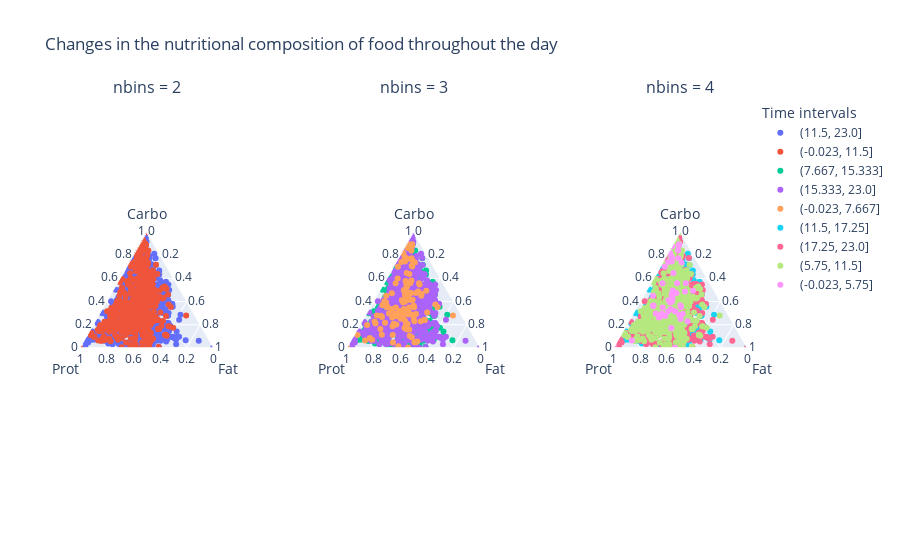

The cell this chart's notebook holds for it:
### Markdown cell above
### Inference
The graph shows that meal_type_n = 4, which corresponds to snacks associated with a high glycemic index (gi) and carbohydrates (carbo). It is logical to assume that during snacks, patients used sugar-containing products as part of their meals. It might also make sense to break down meal times into more categories and see if we can visually separate the classes on a ternary plot.

### Code cell
from plotly.subplots import make_subplots
import plotly.graph_objects as go
from sklearn.preprocessing import LabelEncoder

nbins = 4
fig = make_subplots(rows=1, cols=nbins-1,
                    specs=[[{'type': 'ternary'} for n in range(nbins-1)]],
                    subplot_titles=[f'nbins = {n+2}' for n in range(nbins-1)],
                    horizontal_spacing=.2)

for n in range(2, nbins+1):
    binned_daytime = pd.cut(data['daytime'], bins=n)
    df = pd.concat([data['carbo'], data['prot'], data['fat'], binned_daytime], axis=1)
    df[['carbo', 'prot', 'fat']] = scaler.fit_transform(df[['carbo', 'prot', 'fat']])
    daytimes = df['daytime'].unique()
    encoder = LabelEncoder()
    colors = encoder.fit_transform(daytimes)
    for i, daytime in enumerate(daytimes):
        mask = df['daytime'] == daytime
        fig.add_trace(go.Scatterternary(a=df.loc[mask, 'carbo'],
                                        b=df.loc[mask, 'prot'],
                                        c=df.loc[mask, 'fat'],
                                        mode='markers',
                                        name=str(daytime),
                                        marker={'color': colors[i]}),
                                        row=1, col=n-1)
    fig.update_ternaries(aaxis_title='Carbo', baxis_title='Prot', caxis_title='Fat', row=1, col=n-1)
fig.update_layout(title='Changes in the nutritional composition of food throughout the day', legend_title='Time intervals')
fig.show()

### Figure 1 — Plotly figure (JSON) as saved in the notebook; plotly's stock layout.template omitted (floating-point values rounded to 4 significant figures; data arrays with more than 128 entries replaced by an {"elided": "..."} marker saying what was removed)
{"data": [{"a": {"elided": "1983 float values"}, "b": {"elided": "1983 float values"}, "c": {"elided": "1983 float values"}, "marker": {"color": 1}, "mode": "markers", "name": "(11.5, 23.0]", "subplot": "ternary", "type": "scatterternary"}, {"a": {"elided": "717 float values"}, "b": {"elided": "717 float values"}, "c": {"elided": "717 float values"}, "marker": {"color": 0}, "mode": "markers", "name": "(-0.023, 11.5]", "subplot": "ternary", "type": "scatterternary"}, {"a": {"elided": "1286 float values"}, "b": {"elided": "1286 float values"}, "c": {"elided": "1286 float values"}, "marker": {"color": 1}, "mode": "markers", "name": "(7.667, 15.333]", "subplot": "ternary2", "type": "scatterternary"}, {"a": {"elided": "1272 float values"}, "b": {"elided": "1272 float values"}, "c": {"elided": "1272 float values"}, "marker": {"color": 2}, "mode": "markers", "name": "(15.333, 23.0]", "subplot": "ternary2", "type": "scatterternary"}, {"a": {"elided": "142 float values"}, "b": {"elided": "142 float values"}, "c": {"elided": "142 float values"}, "marker": {"color": 0}, "mode": "markers", "name": "(-0.023, 7.667]", "subplot": "ternary2", "type": "scatterternary"}, {"a": {"elided": "1048 float values"}, "b": {"elided": "1048 float values"}, "c": {"elided": "1048 float values"}, "marker": {"color": 2}, "mode": "markers", "name": "(11.5, 17.25]", "subplot": "ternary3", "type": "scatterternary"}, {"a": {"elided": "935 float values"}, "b": {"elided": "935 float values"}, "c": {"elided": "935 float values"}, "marker": {"color": 3}, "mode": "markers", "name": "(17.25, 23.0]", "subplot": "ternary3", "type": "scatterternary"}, {"a": {"elided": "657 float values"}, "b": {"elided": "657 float values"}, "c": {"elided": "657 float values"}, "marker": {"color": 1}, "mode": "markers", "name": "(5.75, 11.5]", "subplot": "ternary3", "type": "scatterternary"}, {"a": [0.06239, 0.05999, 0.05999, 0.04979, 0.08038, 0.07199, 0.08818, 0.07798, 0.2651, 0.07618, 0.06959, 0.07678, 0, 0.1122, 0.2202, 0.1254, 0.1044, 0.0246, 0.1116, 0.06179, 0.4193, 0.4703, 0.04739, 0.1428, 0.0102, 0.008398, 0, 0, 0, 0, 0.06059, 0.2567, 0, 0.4403, 0.3041, 0.1608, 0.06839, 0.06119, 0.04919, 0.05159, 0.02579, 0.0228, 0, 0, 0.08158, 0.08998, 0.09658, 0.147, 0.2382, 0.04199, 0.09598, 0.1572, 0.018, 0.08218, 0.1398, 0.2358, 0.3179, 0.03779, 0.008998, 0.0156], "b": [0.08966, 0.08621, 0.08621, 0.05287, 0.09195, 0.06207, 0.08046, 0.07241, 0.2425, 0.005747, 0.1, 0.1069, 0.1598, 0.2253, 0.3322, 0.02759, 0.03333, 0.04253, 0.08046, 0.01839, 0.4092, 0.07701, 0.06207, 0.2391, 0.001149, 0.001149, 0, 0, 0, 0, 0.004598, 0.2092, 0.002299, 0.07241, 0.1943, 0.2333, 0.04253, 0.04483, 0.04138, 0.06207, 0.03103, 0.02759, 0, 0, 0.03103, 0.2529, 0.03103, 0.05172, 0.04828, 0.07586, 0.1805, 0.1, 0.2414, 0.005747, 0.08621, 0.1034, 0.1448, 0.04828, 0.002299, 0.003448], "c": [0.01998, 0.01922, 0.01922, 0.007686, 0.1022, 0.06226, 0.08301, 0.0392, 0.1576, 0.003843, 0.02229, 0.06149, 0.136, 0.08916, 0.3351, 0.007686, 0.07379, 0.02229, 0.04919, 0.003075, 0.2429, 0.08993, 0.02613, 0.1038, 0.0007686, 0, 0, 0, 0, 0, 0.003075, 0.1384, 0, 0.05534, 0.146, 0.309, 0.0269, 0.02767, 0.0269, 0.03997, 0.02383, 0.02229, 0, 0, 0.003843, 0.1822, 0.04535, 0.02844, 0.003843, 0.02383, 0.0761, 0.0246, 0.03075, 0.003843, 0.06918, 0.08301, 0.1906, 0.04612, 0.0007686, 0.0007686], "marker": {"color": 0}, "mode": "markers", "name": "(-0.023, 5.75]", "subplot": "ternary3", "type": "scatterternary"}], "layout": {"annotations": [{"font": {"size": 16}, "showarrow": false, "text": "nbins = 2", "x": 0.1, "xanchor": "center", "xref": "paper", "y": 1, "yanchor": "bottom", "yref": "paper"}, {"font": {"size": 16}, "showarrow": false, "text": "nbins = 3", "x": 0.5, "xanchor": "center", "xref": "paper", "y": 1, "yanchor": "bottom", "yref": "paper"}, {"font": {"size": 16}, "showarrow": false, "text": "nbins = 4", "x": 0.9, "xanchor": "center", "xref": "paper", "y": 1, "yanchor": "bottom", "yref": "paper"}], "legend": {"title": {"text": "Time intervals"}}, "ternary": {"aaxis": {"title": {"text": "Carbo"}}, "baxis": {"title": {"text": "Prot"}}, "caxis": {"title": {"text": "Fat"}}, "domain": {"x": [0, 0.2], "y": [0, 1]}}, "ternary2": {"aaxis": {"title": {"text": "Carbo"}}, "baxis": {"title": {"text": "Prot"}}, "caxis": {"title": {"text": "Fat"}}, "domain": {"x": [0.4, 0.6], "y": [0, 1]}}, "ternary3": {"aaxis": {"title": {"text": "Carbo"}}, "baxis": {"title": {"text": "Prot"}}, "caxis": {"title": {"text": "Fat"}}, "domain": {"x": [0.8, 1], "y": [0, 1]}}, "title": {"text": "Changes in the nutritional composition of food throughout the day"}}}
